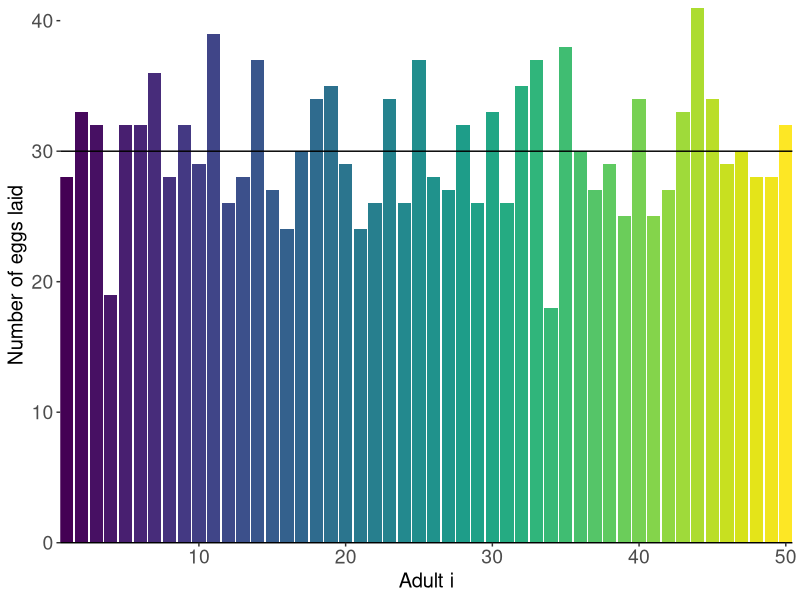
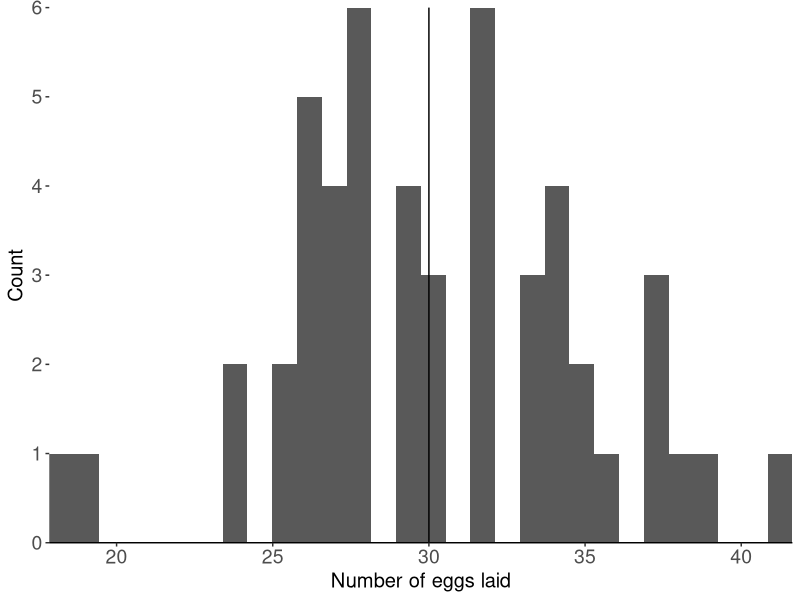
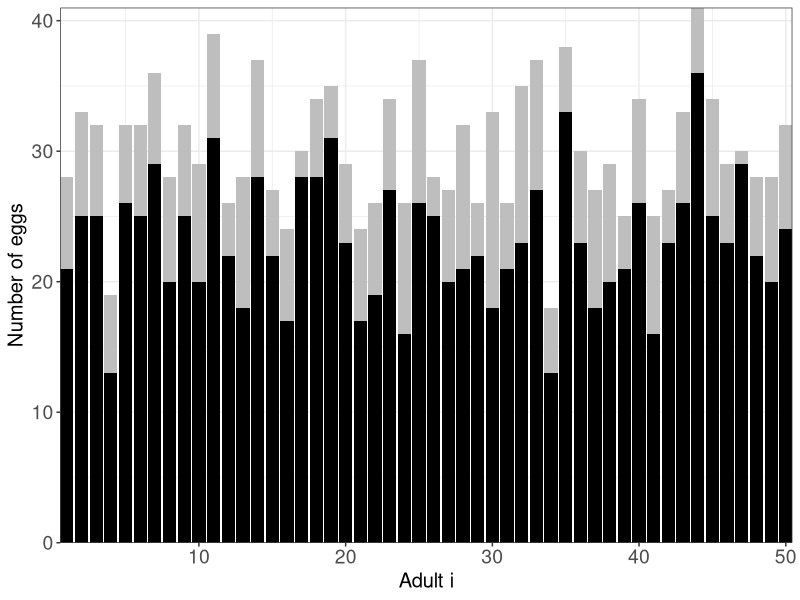

Write the R code that produced these figures, in order.
## ---- chunk 1
#| include: false

library(ggplot2)
library(viridis)
set.seed(24601)
## ---- chunk 2
number_of_adults = 50 #50 adults
number_of_eggs <- rpois(number_of_adults, lambda = 30) #Random amount of eggs
full_eggs_df <- data.frame(adult_id = 1:50, number_of_eggs)
## ---- chunk 3
#| echo: false

ggplot(full_eggs_df, aes(x = adult_id, y = number_of_eggs, fill = adult_id)) + 
  geom_bar(stat = 'identity') + scale_fill_viridis() + 
  scale_x_continuous(expand = c(0,0)) +
  scale_y_continuous(expand = c(0,0)) + 
  geom_hline(yintercept = 30) +
  xlab("Adult i") + 
  ylab("Number of eggs laid") + 
  theme_classic()+
  theme(axis.line.y = element_blank(),
        legend.position = 'none',
        axis.text = element_text(size =14),
        axis.title = element_text(size = 14.5))

## ---- chunk 4
#| echo: false

ggplot(full_eggs_df, aes(x = number_of_eggs)) + 
  geom_histogram() + scale_fill_viridis() + 
  scale_x_continuous(expand = c(0,0)) +
  scale_y_continuous(expand = c(0,0)) + 
  geom_vline(xintercept = 30) +
  xlab("Number of eggs laid") + 
  ylab("Count") + 
  theme_classic()+
  theme(axis.line.y = element_blank(),
        legend.position = 'none',
        axis.text = element_text(size =14),
        axis.title = element_text(size = 14.5))
## ---- chunk 5
for (a in seq(1,50)){
full_eggs_df$survived[a] <- rbinom(n = 1, size = full_eggs_df$number_of_eggs[a], prob = 0.75)
}

###survival rate
full_eggs_df$surv_rate <-full_eggs_df$survived/full_eggs_df$number_of_eggs 

## ---- chunk 6
#| echo: false

ggplot(full_eggs_df, aes(x = adult_id, y = number_of_eggs)) + 
  geom_bar(stat = 'identity', fill = 'grey') + 
  geom_bar(data = full_eggs_df, aes(x = adult_id , y = survived), stat = 'identity', fill = 'black') + 
  scale_x_continuous(expand = c(0,0)) +
  scale_y_continuous(expand = c(0,0)) + 
  xlab("Adult i") + 
  ylab("Number of eggs") + theme_bw()+
   theme(axis.line.y = element_blank(),
        legend.position = 'none',
        axis.text = element_text(size =14),
        axis.title = element_text(size = 14.5))

